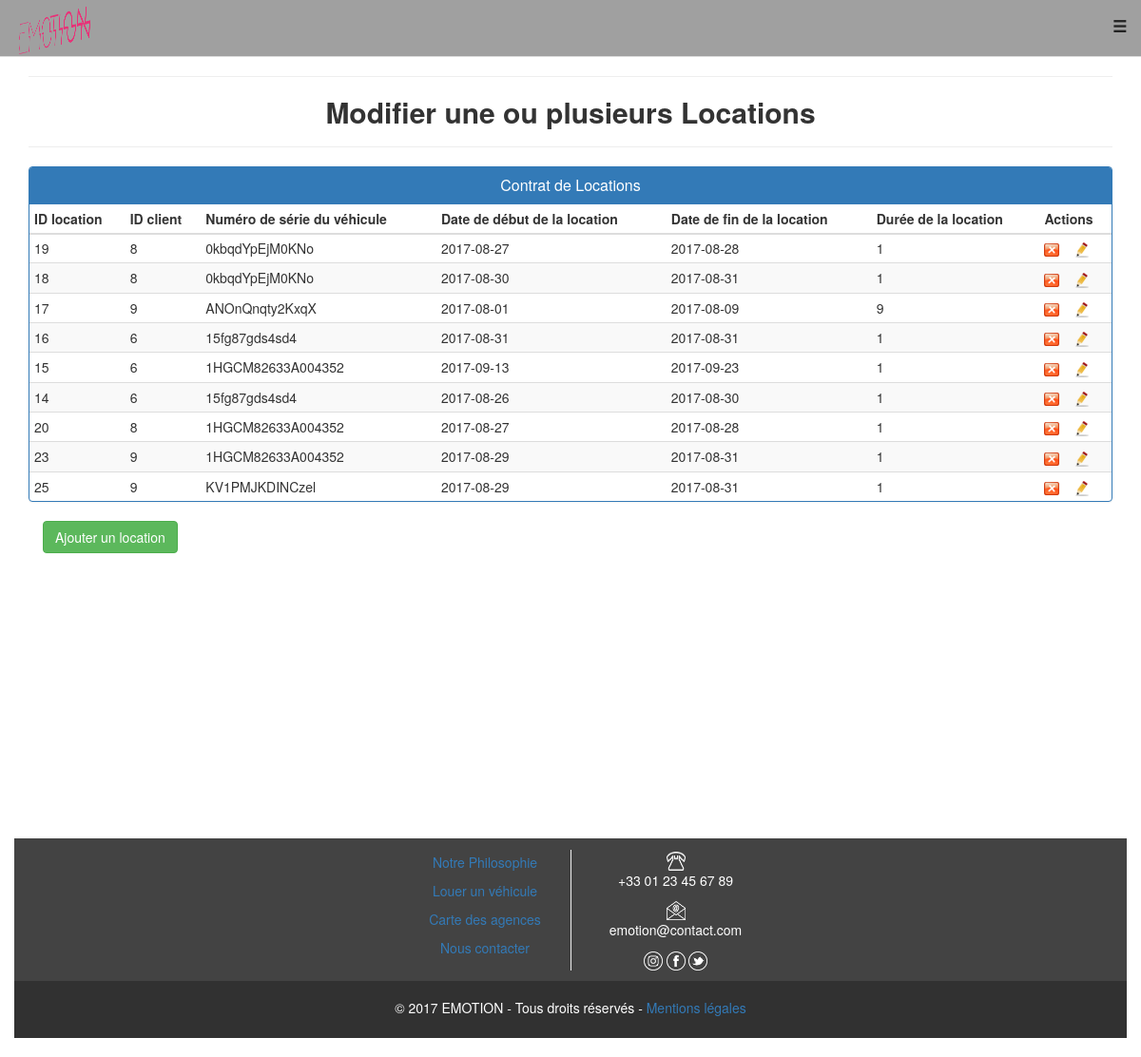
/control_loc.php (signed in), run on an earlier commit of the app's database.
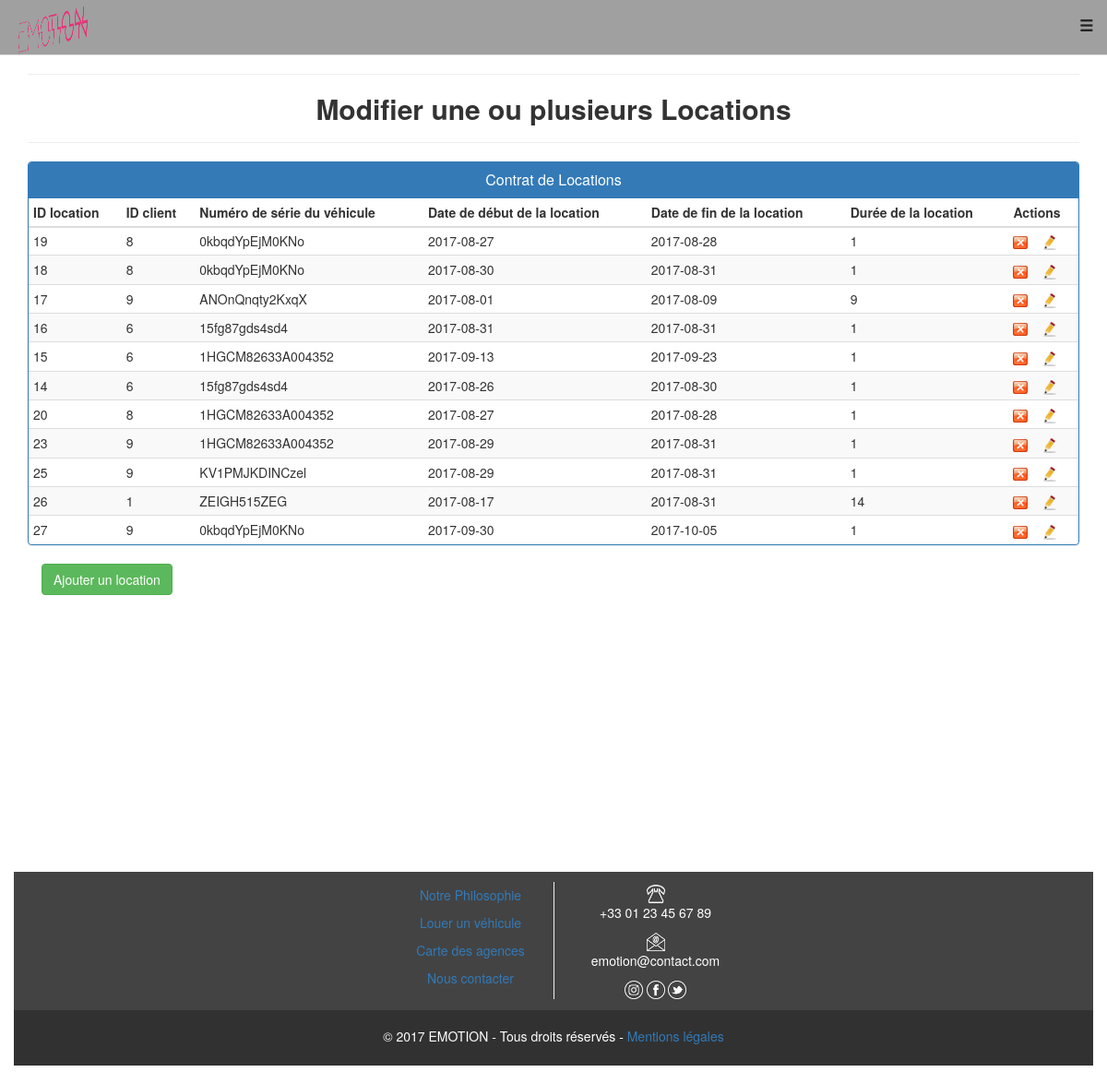
And on a later commit of the database.
### tables this page shows
CREATE TABLE `location` (
  `id_location` int(10) NOT NULL,
  `id_user` int(10) NOT NULL,
  `numero_serie` varchar(20) NOT NULL,
  `date_debut` date NOT NULL,
  `date_fin` date NOT NULL,
  `etat_location` int(1) NOT NULL,
  `duree_jour` int(5) NOT NULL
);

### control_loc.php (the view, shortened to what this page needs)
<?php
include 'header.php';
?>
<!DOCTYPE html>
<head>
</head>
<body>
    <div class="container">
        <div class="row">
            <div class="box">
                <div class="col-lg-12">
                    <hr>
                    <h2 class="intro-text text-center">
                        <strong>Modifier une ou plusieurs Locations</strong>
                    </h2>
                    <hr>
                </div>
                <section class="col-sm-12">
                    <div class="panel panel-primary">
                        <table class="table table-striped table-condensed">
                            <div class="panel-heading">
                                <center><h3 class="panel-title">Contrat de Locations</h3></center>
                            </div>
                            <thead>
                                <tr>
                                    <th>ID location</th>
                                    <th>ID client</th>
                                    <th>Numéro de série du véhicule</th>
                                    <th>Date de début de la location</th>
                                    <th>Date de fin de la location</th>
                                    <th>Durée de la location</th>
                                    <th>Actions</th>
                                </tr>
                            </thead>
                            <tbody>
                                <tr>
                                    <?php
                                    try {
                                        $bdd = new PDO('mysql:host=localhost;dbname=emotion', 'root', '');
                                    } catch (Exception $e) {
                                        echo 'Echec de la connexion à la base de données';
                                        exit();
                                    }
                                    ?>
                                    <?php
                                    $donnees = $bdd->query('SELECT * FROM location');
                                    while ($ligne = $donnees->fetch()) {
                                        ?>
                                    <tr>
                                        <td><?php echo $ligne['id_location']; ?></td>
                                        <td><?php echo $ligne['id_user']; ?></td>
                                        <td><?php echo $ligne['numero_serie']; ?></td>
                                        <td><?php echo $ligne['date_debut']; ?></td>
                                        <td><?php echo $ligne['date_fin']; ?></td>
                                        <td><?php echo $ligne['duree_jour']; ?></td>
                                        <td><a href="supp_loc.php?id=<?php echo $ligne['id_location']; ?>">
                                                <img src="images/supprimer.png" alt="">
                                            </a>&nbsp;&nbsp;
                                            <a href="modif_loc.php?id=<?php echo $ligne['id_location']; ?>">
                                                <img src="images/modifier.png" alt="">
                                            </a></td>
                                    </tr>
                                <?php } ?>
                            </tbody>
                        </table>
                    </div>
                    <div class="form-group">
                        <div class="col-md-8">
                            <a href="ajout_loc.php"><button id="Ajout" name="ajouter" class="btn btn-success">Ajouter un location</button></a>
                        </div>
                    </div>
                </section>
            </div>
        </div>
    </div>
</body>
<div class="col-md-12">
    <?php include('/footer.php'); ?>
</div>
</html>

What changed in the data, as far as the page shows it:
added location: id_location "26", id_user "1", numero_serie "ZEIGH515ZEG", date_debut "2017-08-17", date_fin "2017-08-31", duree_jour "14"
added location: id_location "27", id_user "9", numero_serie "0kbqdYpEjM0KNo", date_debut "2017-09-30", date_fin "2017-10-05", duree_jour "1"
